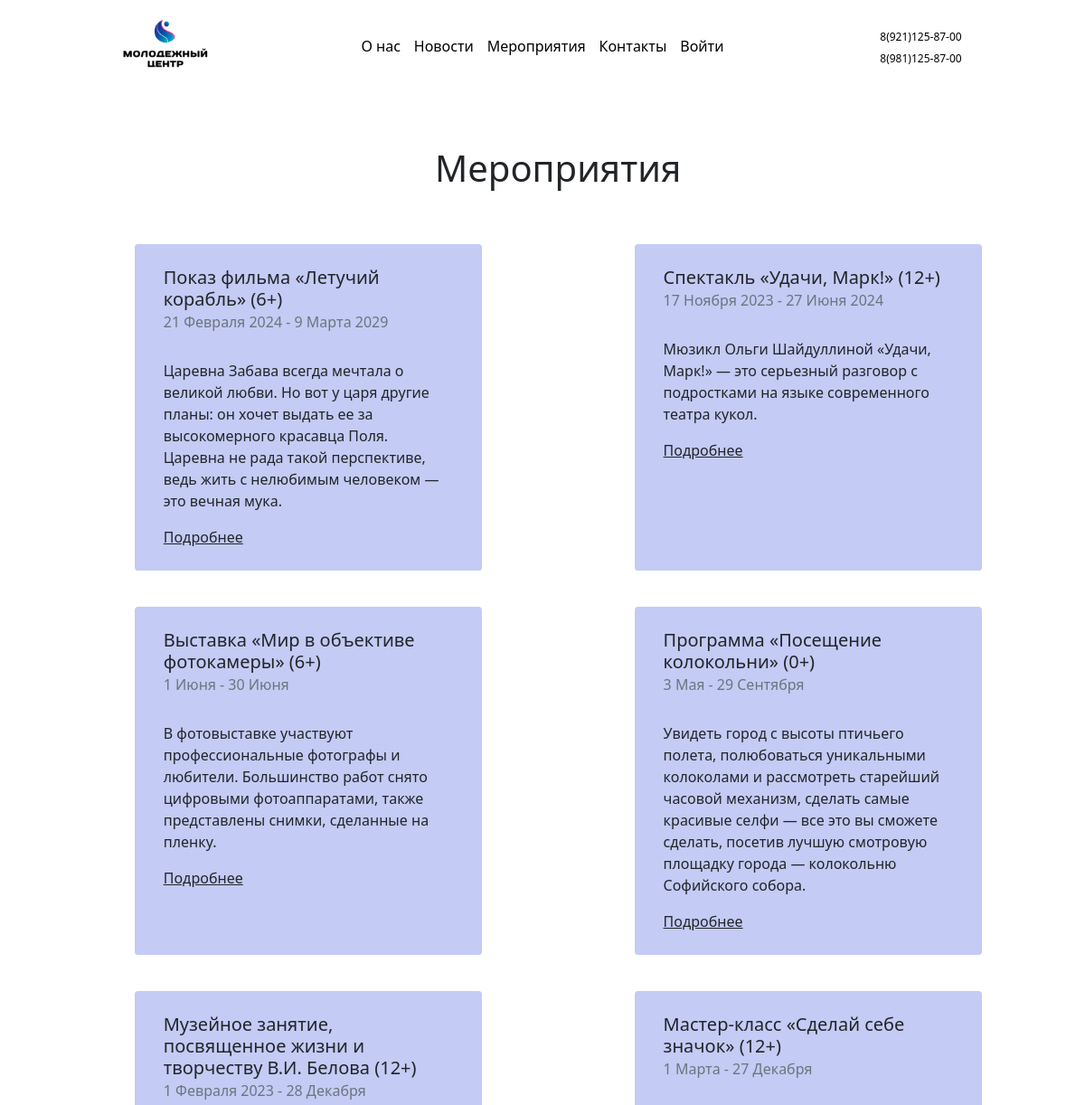
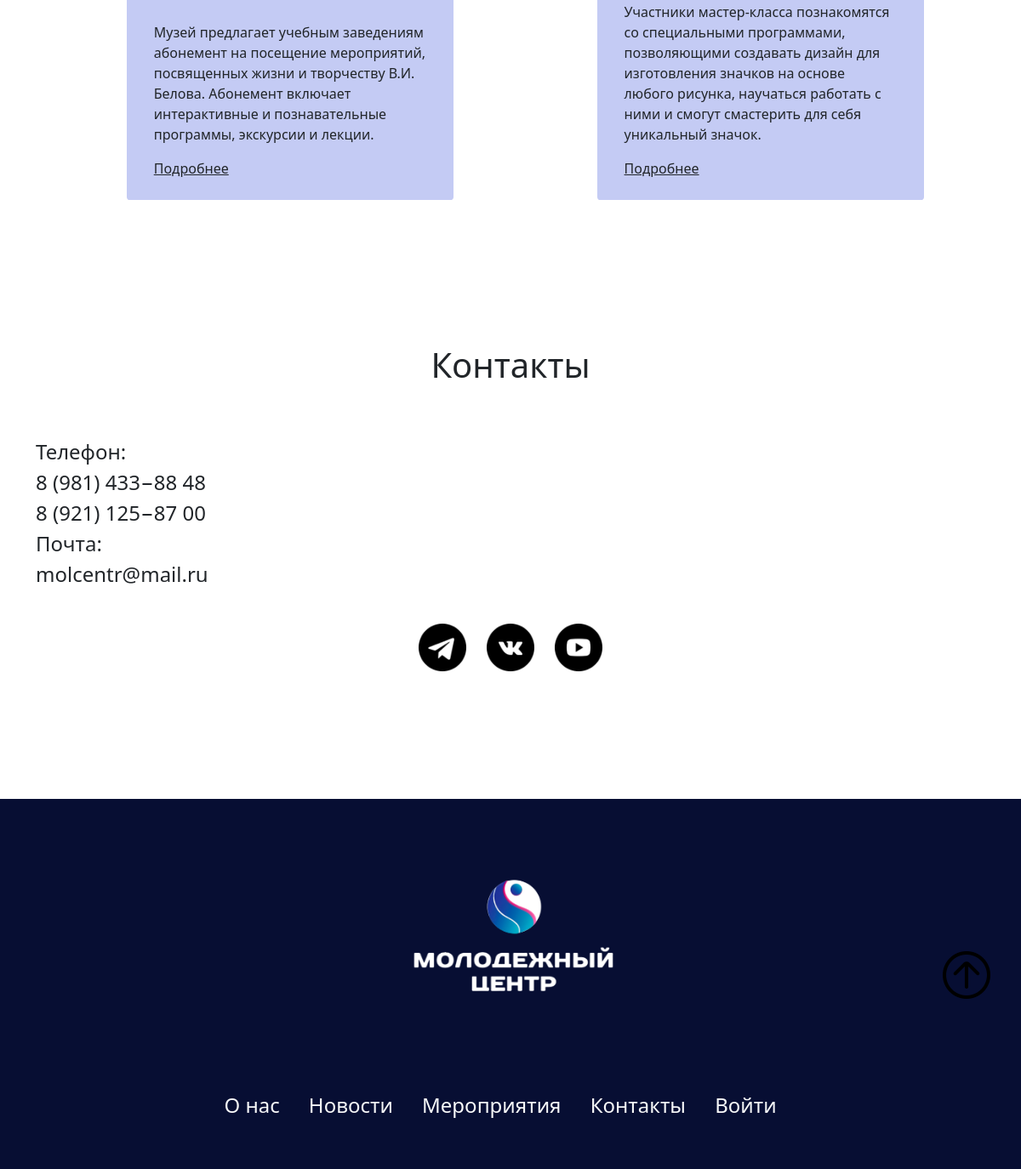
/event.php, run on the app's committed database (2 pictures, top to bottom).
### tables this page shows
CREATE TABLE `posts` (
  `id_card` int NOT NULL,
  `name` tinytext NOT NULL,
  `date` varchar(255) NOT NULL,
  `adress` varchar(255) NOT NULL,
  `price` varchar(30) NOT NULL,
  `body` longtext NOT NULL,
  `description` mediumtext NOT NULL,
  `link` varchar(1000) NOT NULL
);

### php/db.php (called while the page is built, shortened)
<?php
require ('connect.php');
function extraction_table($table, $params=[]){
    global $mysqli;
    $query = $mysqli->query("SELECT * FROM `$table` ");
    $date_users = [];
    while($row = $query->fetch_assoc()){
        $date_users[] = $row;
    }
    return $date_users;
}
        ?>

### event.php (the view, shortened to what this page needs)
<?php include 'php/db.php';?>
<!doctype html>
<html lang="ru">
<head>
  <link rel="stylesheet" href="/style/style.css" />
  <link href="https://cdn.jsdelivr.net/npm/bootstrap@5.1.3/dist/css/bootstrap.min.css" rel="stylesheet">
</head>
<body>
    <?php include 'php/up.php';?>
    <?php include 'php/menu.php';?>
    <div class="">
        <div class="container text-center">
            <div class="row align-items-top justify-content-around" style="margin-left: 2%;">
                <div class="col-12 text-dark">
                    <h2 class="h1 events_h"  style="margin-top: 60px; margin-bottom: 60px;">Мероприятия</h2>
                    </div>
                    <?php
                    $events = extraction_table('posts');
                    $len = count($events);
                    for($i=$len; $i>= 0; $i--){
                        if (isset($events[$i])){
                            ?>
                                <div class="card col-3 event_card" style="margin-bottom: 40px; width: 24rem; text-align: left; background-color:#c4cbf4; border-radius: 1%; border: 0;">
                                    <div class="card-body" style="padding: 25px 20px;">
                                    <h5 class="card-title" ><?php echo $events[$i]['name']; ?></h5>
                                    <h6 class="card-subtitle mb-2 text-muted"><?php echo $events[$i]['date']; ?></h6>
                                    <p class="card-text"><br><?php echo $events[$i]['description']; ?></p>
                                    <a href="event-<?php echo $i+1; ?>.php" class="card-link link-dark" >Подробнее</a>
                                    </div>
                                </div>
                            <?php
                    }}
                    ?>
                </div>
            </div>
        </div>
    <?php include 'php/contacts.php';?>
    <?php include 'php/footer.php';?>
</body>
</html>

### php/up.php
<div class="upp" style="z-index: 5;">
        <a class="" href="#up">
            <img src="img/up.png" style="width: auto;">
        </a>
    </div>

### php/menu.php (shortened to what this page needs)
<nav class="navbar-light container text-center col-12 menu" style="z-index: 100;">
      <div class="container-fluid">
        <div class="row align-items-center justify-content-between">
          <div class="col col-3">
            <a href="index.php"><img class="logo" src="img/logo.png"></a>
          </div>
          <div class="col col-6 dext">
            <a class="a black_text_color menu_links_size menu_links_margin" href="aboutus.php">О нас</a>
            <a class="a black_text_color menu_links_size menu_links_margin" href="news.php">Новости</a>
            <a class="a black_text_color menu_links_size menu_links_margin" href="event.php">Мероприятия</a>
            <a class="a black_text_color menu_links_size menu_links_margin" href="#contact">Контакты</a>
            <?php
            if($_SESSION != null){
            ?>
            <a class="a black_text_color menu_links_size" href="profile.php">Профиль</a>
            <?php
            }else{
            ?>
            <a class="a black_text_color menu_links_size" href="login.php">Войти</a>
            <?php
            }
            ?>
          </div>
          <div class="col col-3 dext">
            <a class="phone_size a black_text_color">8(921)125-87-00<br>8(981)125-87-00</a>
          </div>
      </div>
      </div>
    </nav>

### php/contacts.php (shortened to what this page needs)
<div class="contacts" style="margin-top: 30px;">
        <div class="container text-center">
            <div class="row align-items-center">
                <div class="col-12 text-dark">
                    <h2 class="h1" style="margin-top: 100px;margin-bottom: 60px;">Контакты</h2>
                    <p class="fs-4" style="text-align: left; margin-bottom: 40px;">Телефон:<br>
                        8 (981) 433−88 48<br>
                        8 (921) 125−87 00<br>
                        Почта:<br>
                        molcentr@mail.ru</p>
                </div>
                <div class="col-12 text-dark">
                    <a href="#"><img src="img/icon1.png" style="width: 56px;"></a>
                    <a href="#" style="margin-left: 20px;"><img src="img/icon2.png" style="width: 56px;"></a>
                    <a href="#" style="margin-left: 20px;"><img src="img/icon3.png" style="width: 56px;"></a>
                </div>
            </div>
        </div>
      </div>

### php/footer.php
<div class="footer" style="background-color: #070e33; margin-top: 150px; padding-top: 40px; padding-bottom: 30px;">
        <div class="container text-center" style="padding-bottom: 10px;">
            <a class="" align="center" href="index.html">
                <img class="logo_footer" src="img/logo2.png" style="width: 20rem; margin: 0 auto;">
            </a>
          </div>
            <div class="row align-items-center justify-content-center" style="max-width: 100%;">
              <div class="col-12 footer text-center footr_text" style="margin-top: 40px; margin-bottom: 30px;">
                <a class="h4 link-light" href="index.php" style="text-decoration: none;">О нас</a>
                <a class="h4 link-light" href="news.php" style="text-decoration: none;padding-left: 30px;">Новости</a>
                <a class="h4 link-light" href="event.php" style="text-decoration: none;padding-left: 30px;">Мероприятия</a>
                <a class="h4 link-light" href="#contact" style="text-decoration: none;padding-left: 30px;">Контакты</a>
                <a class="h4 link-light" href="login.php" style="text-decoration: none;padding-left: 30px;">Войти</a>
              </div>
            </div>
      </div>

### style/style.css (style rules this page uses)
body { overflow-x:hidden; }
.a { text-decoration: none; }
.menu { background-color: #ffffff; }
.logo { width: 50%; }
.black_text_color { color: black; }
.menu_links_margin { margin-right: 5%; }
.menu_links_size { font-size: 24px; font-weight:500; }
.phone_size { font-size: 18px; }
.events_h { margin-bottom: 3%; }
.upp { position: fixed; left: 93%; top: 90%; z-index: 100; }
@media (max-width: 1400px) { .menu_links_size { font-size: 20px; } }
@media (max-width: 1400px) { .phone_size { font-size: 14px; } }
@media (max-width: 1200px) { .menu_links_size { font-size: 18px; } }
@media (max-width: 1200px) { .phone_size { font-size: 12px; } }
@media (max-width: 1200px) { .menu_links_margin { margin-right: 2%; } }

### php/style.php (style rules this page uses)
body { width: 100%; }
.a { text-decoration: none; }
.menu { background-color: #ffffff; }
.logo { width: 50%; }
.black_text_color { color: black; }
.menu_links_margin { margin-right: 5%; }
.menu_links_size { font-size: 20px; font-weight:500; }
.phone_size { font-size: 18px; }
.events_h { margin-bottom: 3%; }
.upp { position: fixed; left: 92%; top: 90%; z-index: 100; }
@media (max-width: 1400px) { .menu_links_size { font-size: 18px; } }
@media (max-width: 1400px) { .phone_size { font-size: 14px; } }
@media (max-width: 1200px) { .menu_links_size { font-size: 16px; } }
@media (max-width: 1200px) { .phone_size { font-size: 12px; } }
@media (max-width: 1200px) { .menu_links_margin { margin-right: 2%; } }

### data on the page
posts: name "Показ фильма «Летучий корабль» (6+)", date "21 Февраля 2024 - 9 Марта 2029", description "Царевна Забава всегда мечтала о великой любви. Но вот у царя другие планы: он хочет выдать ее за высокомерного красавца Поля. Царевна не рада такой перспективе, ведь жить с нелюбимым человеком — это вечная мука."
posts: name "Спектакль «Удачи, Марк!» (12+)", date "17 Ноября 2023 - 27 Июня 2024", description "Мюзикл Ольги Шайдуллиной «Удачи, Марк!» — это серьезный разговор с подростками на языке современного театра кукол."
posts: name "Выставка «Мир в объективе фотокамеры» (6+)", date "1 Июня - 30 Июня", description "В фотовыставке участвуют профессиональные фотографы и любители. Большинство работ снято цифровыми фотоаппаратами, также представлены снимки, сделанные на пленку."
posts: name "Программа «Посещение колокольни» (0+)", date "3 Мая - 29 Сентября", description "Увидеть город с высоты птичьего полета, полюбоваться уникальными колоколами и рассмотреть старейший часовой механизм, сделать самые красивые селфи — все это вы сможете сделать, посетив лучшую смотровую площадку города — колокольню Софийского собора."
posts: name "Музейное занятие, посвященное жизни и творчеству В.И. Белова (12+)", date "1 Февраля 2023 - 28 Декабря", description "Музей предлагает учебным заведениям абонемент на посещение мероприятий, посвященных жизни и творчеству В.И. Белова. Абонемент включает интерактивные и познавательные программы, экскурсии и лекции."
posts: name "Мастер-класс «Сделай себе значок» (12+)", date "1 Марта - 27 Декабря", description "Участники мастер-класса познакомятся со специальными программами, позволяющими создавать дизайн для изготовления значков на основе любого рисунка, научаться работать с ними и смогут смастерить для себя уникальный значок."
